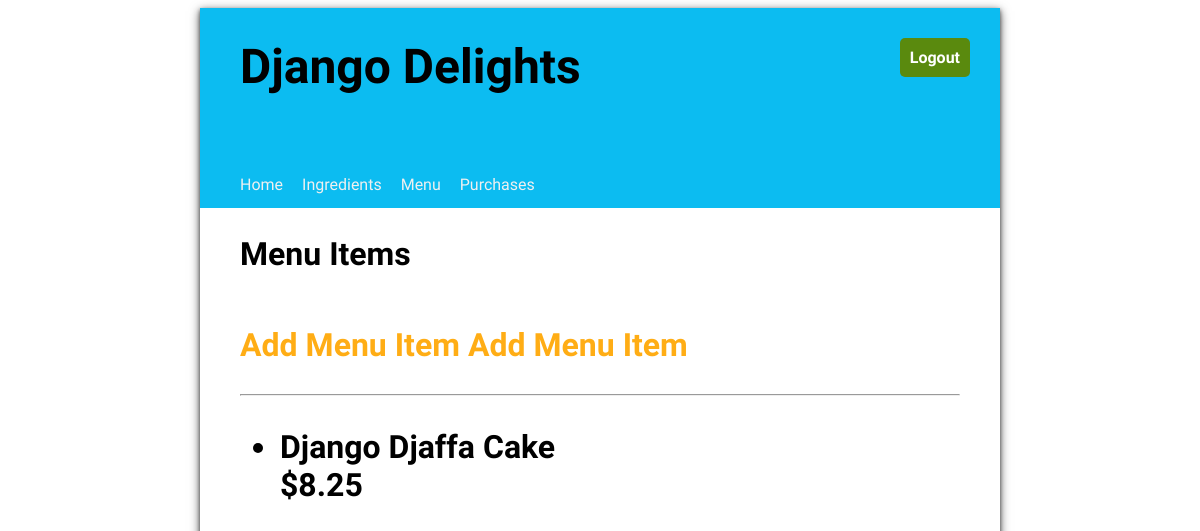
Page /menuitem/list (signed in) on the earlier database version.
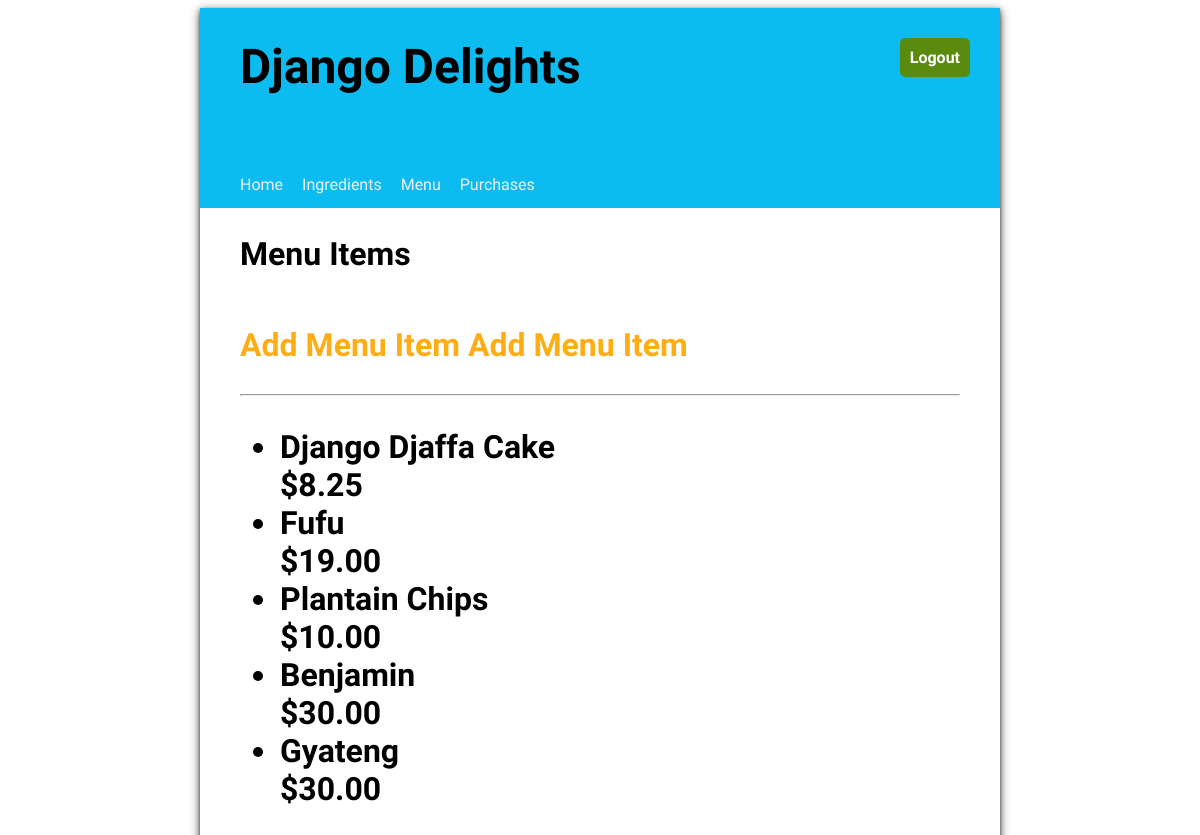
Same page on the later database version.
### inventory/models.py (models this page shows, shortened)
class MenuItems(models.Model):
    title = models.CharField(max_length= 100)
    price = models.FloatField(default= 0.00)

### inventory/views.py (the view)
# urls.py: path("menuitem/list", views.MenuItemList.as_view(), name = "menuitemlist"),
class MenuItemList(LoginRequiredMixin,ListView):
    model = MenuItems
    template_name = "menu_list.html"

### inventory/templates/inventory/menuitems_list.html (shortened to what this page needs)
{% extends 'base.html' %}
{% load static %}
{% block content %}
    <h2>Menu Items<h2>
    <a href = "{% url 'createmenuitem' %}">Add Menu Item</a>
    <a href = "{% url 'createmenuitem' %}">Add Menu Item</a>
    <hr/>
    <ul>
    {% for menu_item in menuitems_list %}
    <li>
        <div>
            <div>{{ menu_item.title }}</div>
            <div class="menu-item-price">${{ menu_item.price|stringformat:".2f" }}</div>
        </div>
    </li>
    {% endfor %}
    </ul>
{% endblock %}

Differences in the rows shown:
added MenuItems: title "Fufu", price "19.00"
added MenuItems: title "Plantain Chips", price "10.00"
added MenuItems: title "Benjamin", price "30.00"
added MenuItems: title "Gyateng", price "30.00"
